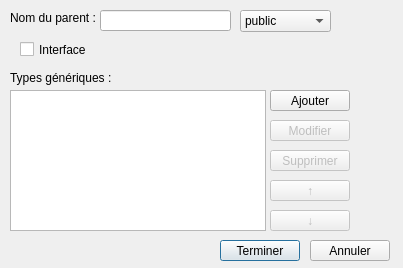
<?xml version="1.0" encoding="UTF-8"?>
<ui version="4.0">
 <class>NewParent</class>
 <widget class="QDialog" name="NewParent">
  <property name="geometry">
   <rect>
    <x>0</x>
    <y>0</y>
    <width>403</width>
    <height>268</height>
   </rect>
  </property>
  <property name="windowTitle">
   <string>Nouveau parent</string>
  </property>
  <widget class="QLabel" name="label">
   <property name="geometry">
    <rect>
     <x>10</x>
     <y>10</y>
     <width>91</width>
     <height>16</height>
    </rect>
   </property>
   <property name="text">
    <string>Nom du parent :</string>
   </property>
  </widget>
  <widget class="QLineEdit" name="parentName">
   <property name="geometry">
    <rect>
     <x>100</x>
     <y>10</y>
     <width>131</width>
     <height>21</height>
    </rect>
   </property>
  </widget>
  <widget class="QComboBox" name="parentRange">
   <property name="geometry">
    <rect>
     <x>240</x>
     <y>10</y>
     <width>91</width>
     <height>22</height>
    </rect>
   </property>
   <item>
    <property name="text">
     <string>public</string>
    </property>
   </item>
   <item>
    <property name="text">
     <string>protégé</string>
    </property>
   </item>
   <item>
    <property name="text">
     <string>privé</string>
    </property>
   </item>
  </widget>
  <widget class="QLabel" name="label_2">
   <property name="geometry">
    <rect>
     <x>340</x>
     <y>10</y>
     <width>21</width>
     <height>21</height>
    </rect>
   </property>
   <property name="toolTip">
    <string>Exclusif C++</string>
   </property>
   <property name="text">
    <string/>
   </property>
   <property name="pixmap">
    <pixmap>cpp.png</pixmap>
   </property>
  </widget>
  <widget class="QCheckBox" name="parentInterface">
   <property name="geometry">
    <rect>
     <x>20</x>
     <y>40</y>
     <width>72</width>
     <height>19</height>
    </rect>
   </property>
   <property name="text">
    <string>Interface</string>
   </property>
  </widget>
  <widget class="QLabel" name="label_3">
   <property name="geometry">
    <rect>
     <x>90</x>
     <y>40</y>
     <width>21</width>
     <height>21</height>
    </rect>
   </property>
   <property name="toolTip">
    <string>Exclusif Java</string>
   </property>
   <property name="text">
    <string/>
   </property>
   <property name="pixmap">
    <pixmap>java.png</pixmap>
   </property>
  </widget>
  <widget class="QListWidget" name="parentTemplates">
   <property name="geometry">
    <rect>
     <x>10</x>
     <y>90</y>
     <width>256</width>
     <height>141</height>
    </rect>
   </property>
  </widget>
  <widget class="QPushButton" name="addTemplate">
   <property name="geometry">
    <rect>
     <x>270</x>
     <y>90</y>
     <width>80</width>
     <height>21</height>
    </rect>
   </property>
   <property name="text">
    <string>Ajouter</string>
   </property>
   <property name="autoDefault">
    <bool>false</bool>
   </property>
  </widget>
  <widget class="QPushButton" name="editTemplate">
   <property name="enabled">
    <bool>false</bool>
   </property>
   <property name="geometry">
    <rect>
     <x>270</x>
     <y>120</y>
     <width>80</width>
     <height>21</height>
    </rect>
   </property>
   <property name="text">
    <string>Modifier</string>
   </property>
   <property name="autoDefault">
    <bool>false</bool>
   </property>
  </widget>
  <widget class="QPushButton" name="deleteTemplate">
   <property name="enabled">
    <bool>false</bool>
   </property>
   <property name="geometry">
    <rect>
     <x>270</x>
     <y>150</y>
     <width>80</width>
     <height>21</height>
    </rect>
   </property>
   <property name="text">
    <string>Supprimer</string>
   </property>
   <property name="autoDefault">
    <bool>false</bool>
   </property>
  </widget>
  <widget class="QPushButton" name="upTemplate">
   <property name="enabled">
    <bool>false</bool>
   </property>
   <property name="geometry">
    <rect>
     <x>270</x>
     <y>180</y>
     <width>80</width>
     <height>21</height>
    </rect>
   </property>
   <property name="text">
    <string>↑</string>
   </property>
   <property name="autoDefault">
    <bool>false</bool>
   </property>
  </widget>
  <widget class="QPushButton" name="downTemplate">
   <property name="enabled">
    <bool>false</bool>
   </property>
   <property name="geometry">
    <rect>
     <x>270</x>
     <y>210</y>
     <width>80</width>
     <height>21</height>
    </rect>
   </property>
   <property name="text">
    <string>↓</string>
   </property>
   <property name="autoDefault">
    <bool>false</bool>
   </property>
  </widget>
  <widget class="QPushButton" name="cancel">
   <property name="geometry">
    <rect>
     <x>310</x>
     <y>240</y>
     <width>80</width>
     <height>21</height>
    </rect>
   </property>
   <property name="text">
    <string>Annuler</string>
   </property>
   <property name="autoDefault">
    <bool>false</bool>
   </property>
  </widget>
  <widget class="QPushButton" name="validate">
   <property name="geometry">
    <rect>
     <x>220</x>
     <y>240</y>
     <width>80</width>
     <height>21</height>
    </rect>
   </property>
   <property name="text">
    <string>Terminer</string>
   </property>
   <property name="default">
    <bool>true</bool>
   </property>
  </widget>
  <widget class="QLabel" name="label_4">
   <property name="geometry">
    <rect>
     <x>10</x>
     <y>70</y>
     <width>111</width>
     <height>16</height>
    </rect>
   </property>
   <property name="text">
    <string>Types génériques :</string>
   </property>
  </widget>
 </widget>
 <resources/>
 <connections/>
</ui>
